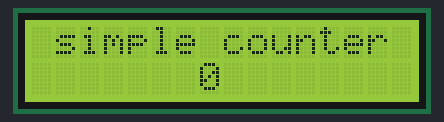
This sketch was run on a simulated Arduino Uno, built with avr-gcc and run on an emulated ATmega328P. On the bench: 16×2 character LCD.

Above: at 0.1 s.
At 4.2 s:
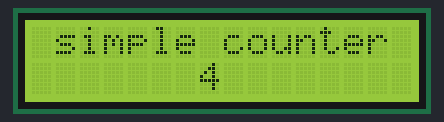
At 9.3 s:
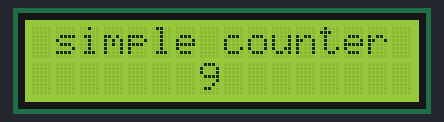
At 19.5 s:
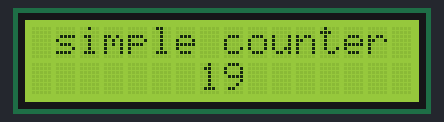
At 28.7 s:
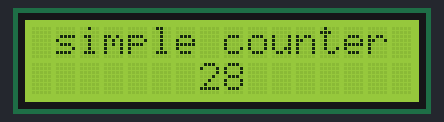
At 38.9 s:
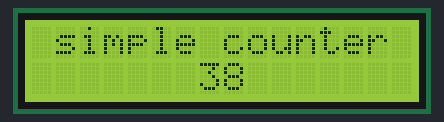

The sketch:

i2c_counter_test.ino
```cpp
#include "Wire.h"
#include "LiquidCrystal_I2C.h"
LiquidCrystal_I2C lcd(0x27,16,2);
// 0x27 is the address
// 16*2 is the size of screen

int x=0;
void setup(){
  lcd.init();   // initialize
  lcd.backlight();
  lcd.setCursor(1,0);
  lcd.print("3omar.hs");
}
void loop(){
  lcd.clear();
  lcd.setCursor(1,0);   //(C,R)
  lcd.print("simple counter");
  lcd.setCursor(7,1);   //(C,R)
  lcd.print(x);
  x = x + 1;
  delay(1000);
}
```

Measured:
- what the display in image 1 shows lasts 1.0 s, from 4.2 s to 5.2 s
